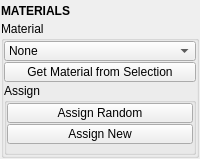
<?xml version="1.0" encoding="UTF-8"?>
<ui version="4.0">
 <class>QtUi</class>
 <widget class="QMainWindow" name="QtUi">
  <property name="enabled">
   <bool>true</bool>
  </property>
  <property name="geometry">
   <rect>
    <x>0</x>
    <y>0</y>
    <width>200</width>
    <height>159</height>
   </rect>
  </property>
  <property name="sizePolicy">
   <sizepolicy hsizetype="Preferred" vsizetype="Preferred">
    <horstretch>0</horstretch>
    <verstretch>0</verstretch>
   </sizepolicy>
  </property>
  <property name="tabShape">
   <enum>QTabWidget::Triangular</enum>
  </property>
  <property name="dockNestingEnabled">
   <bool>true</bool>
  </property>
  <property name="dockOptions">
   <set>QMainWindow::AllowNestedDocks|QMainWindow::AllowTabbedDocks|QMainWindow::AnimatedDocks|QMainWindow::ForceTabbedDocks</set>
  </property>
  <widget class="QWidget" name="central_widget">
   <property name="minimumSize">
    <size>
     <width>200</width>
     <height>0</height>
    </size>
   </property>
   <layout class="QVBoxLayout" name="verticalLayout_2">
    <property name="leftMargin">
     <number>1</number>
    </property>
    <property name="topMargin">
     <number>1</number>
    </property>
    <property name="rightMargin">
     <number>1</number>
    </property>
    <property name="bottomMargin">
     <number>1</number>
    </property>
    <item>
     <layout class="QVBoxLayout" name="verticalLayout">
      <property name="spacing">
       <number>0</number>
      </property>
      <item>
       <widget class="Header" name="header">
        <property name="minimumSize">
         <size>
          <width>0</width>
          <height>20</height>
         </size>
        </property>
        <property name="font">
         <font>
          <weight>75</weight>
          <bold>true</bold>
         </font>
        </property>
        <property name="text">
         <string>MATERIALS</string>
        </property>
       </widget>
      </item>
      <item>
       <widget class="QGroupBox" name="group000">
        <property name="title">
         <string>Material</string>
        </property>
        <layout class="QGridLayout" name="gridLayout">
         <property name="leftMargin">
          <number>0</number>
         </property>
         <property name="topMargin">
          <number>0</number>
         </property>
         <property name="rightMargin">
          <number>0</number>
         </property>
         <property name="bottomMargin">
          <number>0</number>
         </property>
         <property name="spacing">
          <number>1</number>
         </property>
         <item row="12" column="0" colspan="2">
          <widget class="QGroupBox" name="groupBox">
           <property name="title">
            <string>Assign</string>
           </property>
           <layout class="QVBoxLayout" name="verticalLayout_3">
            <property name="spacing">
             <number>1</number>
            </property>
            <property name="leftMargin">
             <number>0</number>
            </property>
            <property name="topMargin">
             <number>0</number>
            </property>
            <property name="rightMargin">
             <number>0</number>
            </property>
            <property name="bottomMargin">
             <number>0</number>
            </property>
            <item>
             <widget class="PushButton" name="b004">
              <property name="enabled">
               <bool>true</bool>
              </property>
              <property name="minimumSize">
               <size>
                <width>0</width>
                <height>20</height>
               </size>
              </property>
              <property name="maximumSize">
               <size>
                <width>16777215</width>
                <height>20</height>
               </size>
              </property>
              <property name="toolTip">
               <string>&lt;html&gt;&lt;head/&gt;&lt;body&gt;&lt;p&gt;Assign a new random material to any selected object(s).&lt;/p&gt;&lt;p&gt;&lt;br/&gt;&lt;span style=&quot; font-style:italic;&quot;&gt;You can click repeatedly until a desired color is found.&lt;/span&gt;&lt;/p&gt;&lt;/body&gt;&lt;/html&gt;</string>
              </property>
              <property name="text">
               <string>Assign Random</string>
              </property>
             </widget>
            </item>
            <item>
             <widget class="PushButton" name="b006">
              <property name="enabled">
               <bool>true</bool>
              </property>
              <property name="minimumSize">
               <size>
                <width>0</width>
                <height>20</height>
               </size>
              </property>
              <property name="maximumSize">
               <size>
                <width>16777215</width>
                <height>20</height>
               </size>
              </property>
              <property name="toolTip">
               <string>Assign a new material to the current selection.</string>
              </property>
              <property name="text">
               <string>Assign New</string>
              </property>
             </widget>
            </item>
            <item>
             <spacer name="verticalSpacer">
              <property name="orientation">
               <enum>Qt::Vertical</enum>
              </property>
              <property name="sizeHint" stdset="0">
               <size>
                <width>0</width>
                <height>10</height>
               </size>
              </property>
             </spacer>
            </item>
           </layout>
          </widget>
         </item>
         <item row="2" column="0" colspan="2">
          <widget class="ComboBox" name="cmb002">
           <property name="minimumSize">
            <size>
             <width>0</width>
             <height>20</height>
            </size>
           </property>
           <property name="maximumSize">
            <size>
             <width>16777215</width>
             <height>20</height>
            </size>
           </property>
           <property name="toolTip">
            <string>Current material.</string>
           </property>
           <property name="maxVisibleItems">
            <number>40</number>
           </property>
           <property name="maxCount">
            <number>500</number>
           </property>
           <property name="sizeAdjustPolicy">
            <enum>QComboBox::AdjustToContents</enum>
           </property>
           <property name="frame">
            <bool>true</bool>
           </property>
           <item>
            <property name="text">
             <string>None</string>
            </property>
           </item>
          </widget>
         </item>
         <item row="8" column="0" colspan="2">
          <widget class="QPushButton" name="b002">
           <property name="enabled">
            <bool>true</bool>
           </property>
           <property name="minimumSize">
            <size>
             <width>0</width>
             <height>20</height>
            </size>
           </property>
           <property name="maximumSize">
            <size>
             <width>16777215</width>
             <height>20</height>
            </size>
           </property>
           <property name="toolTip">
            <string>Set material shader ID from selection.</string>
           </property>
           <property name="text">
            <string>Get Material from Selection</string>
           </property>
          </widget>
         </item>
        </layout>
       </widget>
      </item>
     </layout>
    </item>
   </layout>
  </widget>
 </widget>
 <customwidgets>
  <customwidget>
   <class>Header</class>
   <extends>QLabel</extends>
   <header>uitk.widgets.header.Header.h</header>
  </customwidget>
  <customwidget>
   <class>ComboBox</class>
   <extends>QComboBox</extends>
   <header>uitk.widgets.comboBox.ComboBox.h</header>
  </customwidget>
  <customwidget>
   <class>PushButton</class>
   <extends>QPushButton</extends>
   <header>widgets.pushbutton.h</header>
  </customwidget>
 </customwidgets>
 <resources/>
 <connections/>
 <designerdata>
  <property name="gridDeltaX">
   <number>5</number>
  </property>
  <property name="gridDeltaY">
   <number>5</number>
  </property>
  <property name="gridSnapX">
   <bool>true</bool>
  </property>
  <property name="gridSnapY">
   <bool>true</bool>
  </property>
  <property name="gridVisible">
   <bool>true</bool>
  </property>
 </designerdata>
</ui>
